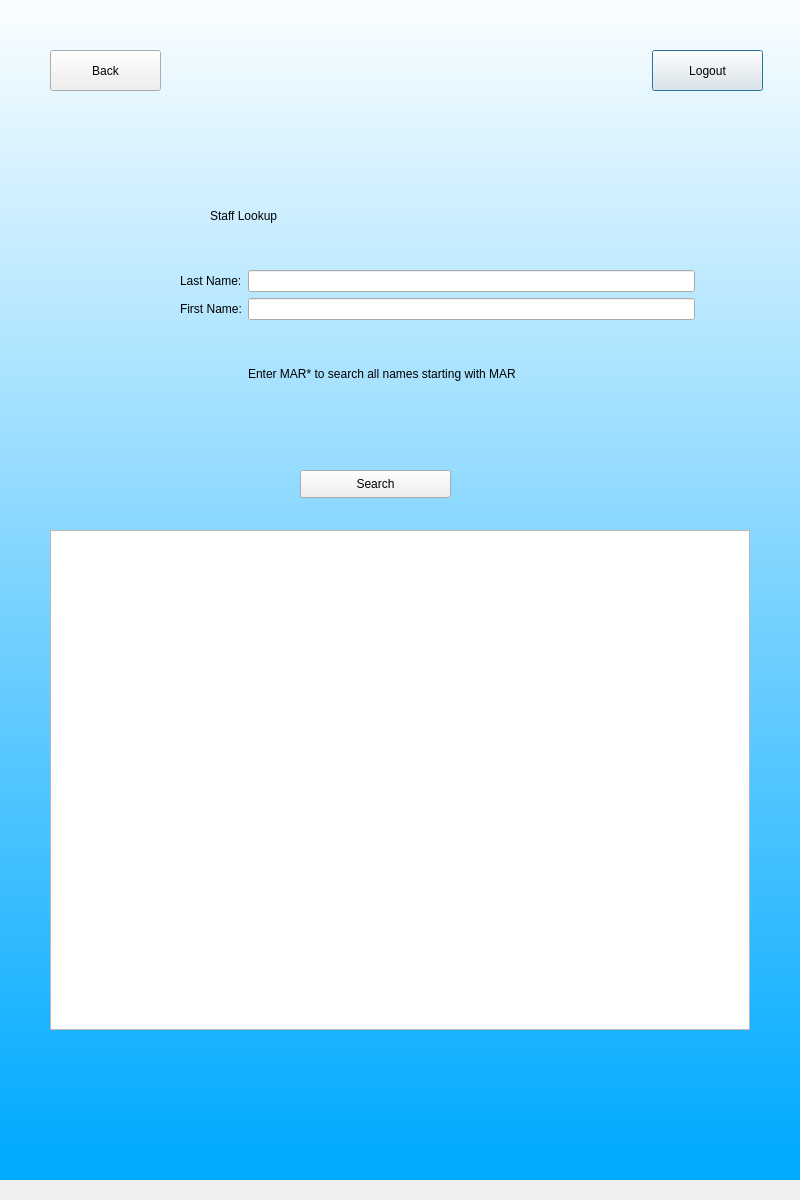
<?xml version="1.0" encoding="UTF-8"?>
<ui version="4.0">
 <class>diaStaffLookup</class>
 <widget class="QDialog" name="diaStaffLookup">
  <property name="geometry">
   <rect>
    <x>0</x>
    <y>0</y>
    <width>800</width>
    <height>1200</height>
   </rect>
  </property>
  <property name="windowTitle">
   <string>Staff Lookup</string>
  </property>
  <widget class="QWidget" name="widget" native="true">
   <property name="geometry">
    <rect>
     <x>0</x>
     <y>-20</y>
     <width>800</width>
     <height>1200</height>
    </rect>
   </property>
   <property name="styleSheet">
    <string notr="true">QWidget#widget{
background-color:qlineargradient(spread:pad, x1:1, y1:0.982409, x2:1, y2:0, stop:0 rgba(0, 170, 255, 255), stop:1 rgba(255, 255, 255, 255))}</string>
   </property>
   <widget class="QLabel" name="label">
    <property name="geometry">
     <rect>
      <x>210</x>
      <y>200</y>
      <width>401</width>
      <height>71</height>
     </rect>
    </property>
    <property name="styleSheet">
     <string notr="true">font: 36pt &quot;MS Shell Dlg 2&quot;;</string>
    </property>
    <property name="text">
     <string>Staff Lookup</string>
    </property>
   </widget>
   <widget class="QPushButton" name="logout">
    <property name="geometry">
     <rect>
      <x>652</x>
      <y>70</y>
      <width>111</width>
      <height>41</height>
     </rect>
    </property>
    <property name="text">
     <string>Logout</string>
    </property>
   </widget>
   <widget class="QPushButton" name="backButton">
    <property name="geometry">
     <rect>
      <x>50</x>
      <y>70</y>
      <width>111</width>
      <height>41</height>
     </rect>
    </property>
    <property name="text">
     <string>Back</string>
    </property>
   </widget>
   <widget class="QPushButton" name="search">
    <property name="geometry">
     <rect>
      <x>300</x>
      <y>490</y>
      <width>151</width>
      <height>28</height>
     </rect>
    </property>
    <property name="text">
     <string>Search</string>
    </property>
   </widget>
   <widget class="QLabel" name="error">
    <property name="geometry">
     <rect>
      <x>230</x>
      <y>450</y>
      <width>291</width>
      <height>31</height>
     </rect>
    </property>
    <property name="styleSheet">
     <string notr="true">font: 12pt &quot;MS Shell Dlg 2&quot;;color:rgb(255,0,0)</string>
    </property>
    <property name="text">
     <string/>
    </property>
   </widget>
   <widget class="QWidget" name="gridLayoutWidget">
    <property name="geometry">
     <rect>
      <x>180</x>
      <y>290</y>
      <width>515</width>
      <height>151</height>
     </rect>
    </property>
    <layout class="QGridLayout" name="gridLayout">
     <item row="0" column="1">
      <widget class="QLineEdit" name="lastField"/>
     </item>
     <item row="1" column="0">
      <widget class="QLabel" name="labelFirstName">
       <property name="styleSheet">
        <string notr="true">font: 14pt &quot;MS Shell Dlg 2&quot;;</string>
       </property>
       <property name="text">
        <string>First Name:</string>
       </property>
      </widget>
     </item>
     <item row="0" column="0">
      <widget class="QLabel" name="labelLastName">
       <property name="styleSheet">
        <string notr="true">font: 14pt &quot;MS Shell Dlg 2&quot;;</string>
       </property>
       <property name="text">
        <string>Last Name:</string>
       </property>
      </widget>
     </item>
     <item row="1" column="1">
      <widget class="QLineEdit" name="firstField"/>
     </item>
     <item row="2" column="1">
      <widget class="QLabel" name="infoLabel">
       <property name="styleSheet">
        <string notr="true">font: 14pt &quot;MS Shell Dlg 2&quot;;</string>
       </property>
       <property name="text">
        <string>Enter MAR* to search all names starting with MAR</string>
       </property>
      </widget>
     </item>
    </layout>
   </widget>
   <widget class="QTableWidget" name="resultsTable">
    <property name="geometry">
     <rect>
      <x>50</x>
      <y>550</y>
      <width>700</width>
      <height>500</height>
     </rect>
    </property>
   </widget>
  </widget>
 </widget>
 <resources/>
 <connections/>
</ui>
